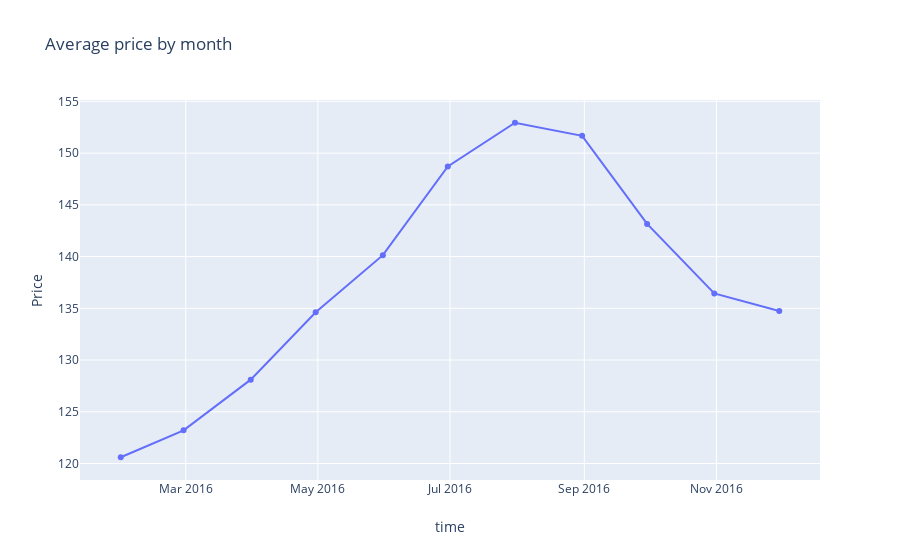

Notebook code for this chart:
### Code cell
trace2 = go.Scatter(
    x = df3.index[:-1],
    y = df3.price[:-1]
)
layout2 = go.Layout(
    title = "Average price by month",
    xaxis = dict(title = "time"),
    yaxis = dict(title = "Price")
)
data2 = [trace2]
fig2 = go.Figure(data= data2, layout= layout2)
offline.iplot(fig2)

### Figure 1 — Plotly figure (JSON) as saved in the notebook; plotly's stock layout.template omitted (floating-point values rounded to 4 significant figures)
{"data": [{"type": "scatter", "x": ["2016-01-31T00:00:00", "2016-02-29T00:00:00", "2016-03-31T00:00:00", "2016-04-30T00:00:00", "2016-05-31T00:00:00", "2016-06-30T00:00:00", "2016-07-31T00:00:00", "2016-08-31T00:00:00", "2016-09-30T00:00:00", "2016-10-31T00:00:00", "2016-11-30T00:00:00"], "y": [120.6, 123.2, 128.1, 134.6, 140.1, 148.7, 152.9, 151.7, 143.2, 136.4, 134.7]}], "layout": {"title": {"text": "Average price by month"}, "xaxis": {"title": {"text": "time"}}, "yaxis": {"title": {"text": "Price"}}}}
